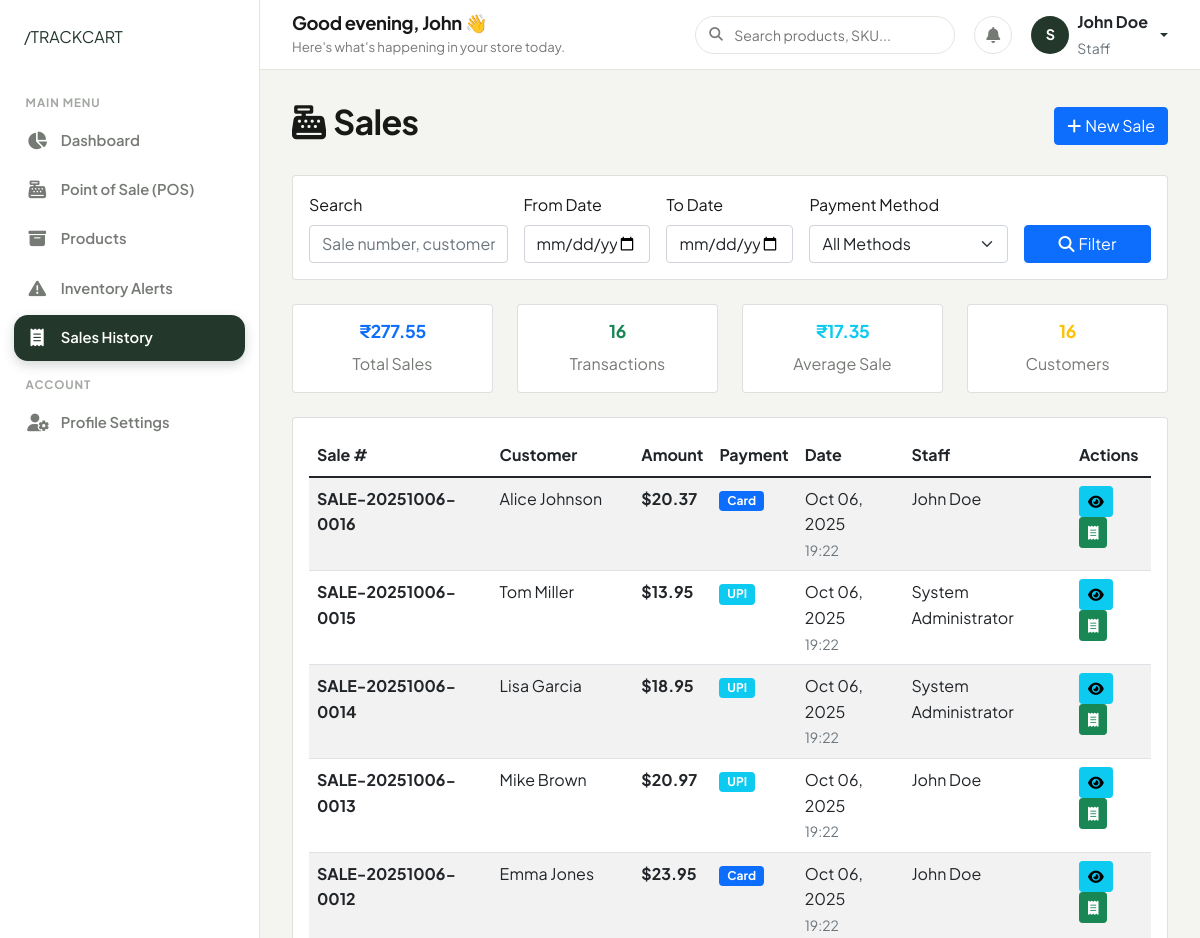
/sales/ (signed in, upper part), run on an earlier commit of the app's database.
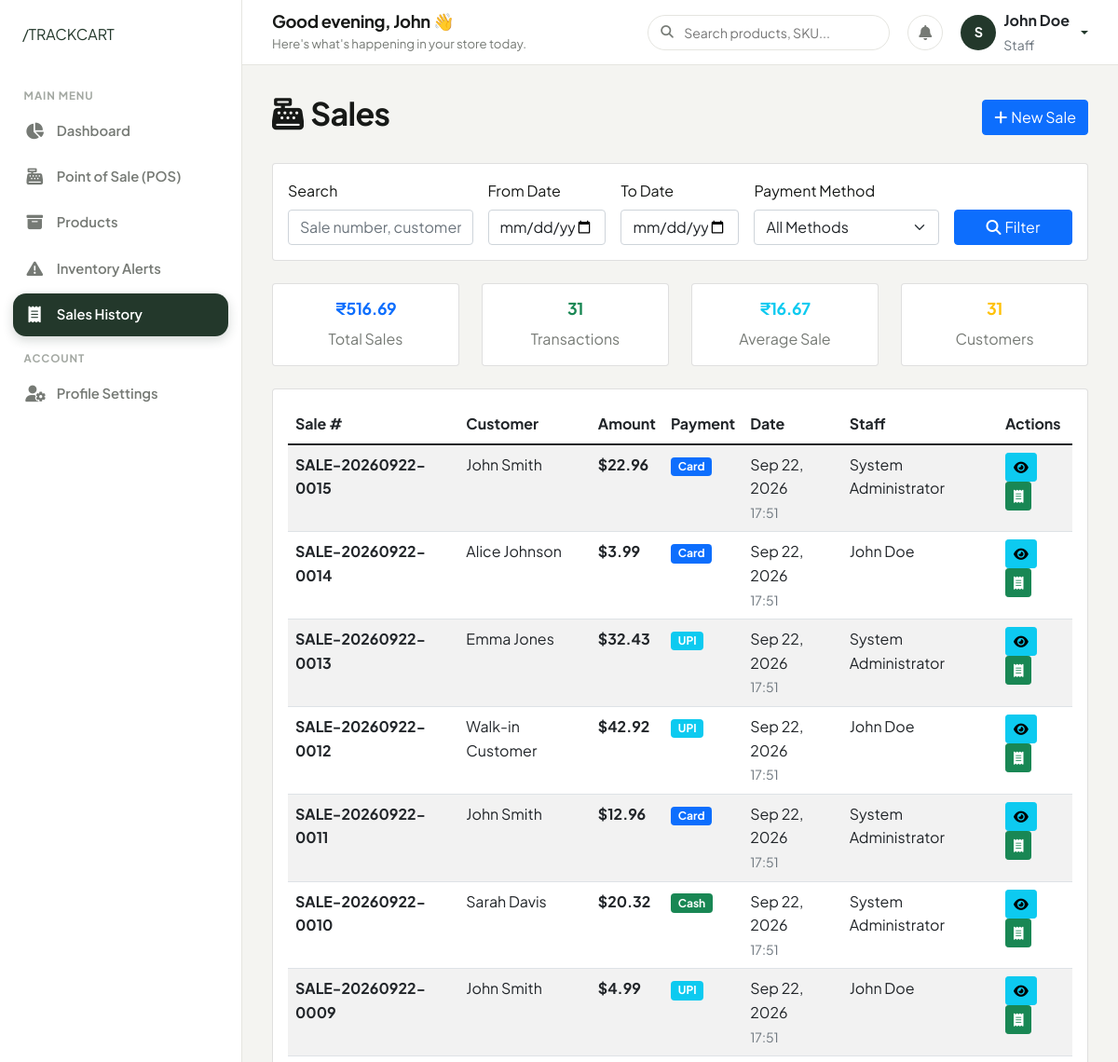
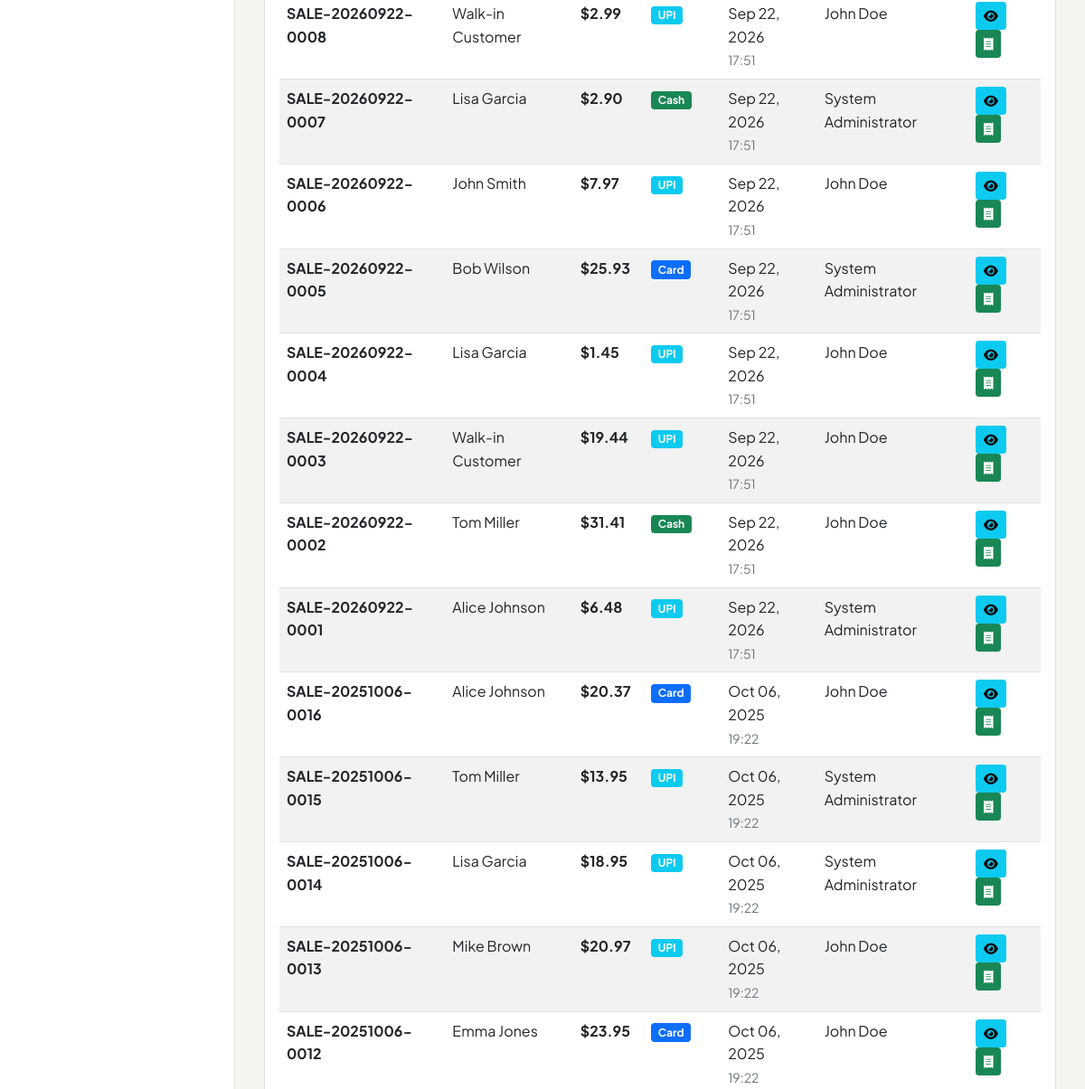
And on a later commit of the database (2 pictures, top to bottom).
### sales/models.py (models this page shows, shortened)
class Sale(models.Model):
    PAYMENT_METHODS = [
        ('cash', 'Cash'),
        ('card', 'Card'),
        ('upi', 'UPI'),
        ('credit', 'Credit'),
    ]
    sale_number = models.CharField(max_length=50, unique=True, editable=False)
    customer_name = models.CharField(max_length=200, blank=True, null=True)
    customer_phone = models.CharField(max_length=15, blank=True, null=True)
    customer_email = models.EmailField(blank=True, null=True)
    total_amount = models.DecimalField(max_digits=10, decimal_places=2, default=0)
    discount_amount = models.DecimalField(max_digits=10, decimal_places=2, default=0, validators=[MinValueValidator(Decimal('0'))])
    tax_amount = models.DecimalField(max_digits=10, decimal_places=2, default=0, validators=[MinValueValidator(Decimal('0'))])
    payment_method = models.CharField(max_length=20, choices=PAYMENT_METHODS, default='cash')
    payment_received = models.DecimalField(max_digits=10, decimal_places=2, default=0)
    change_amount = models.DecimalField(max_digits=10, decimal_places=2, default=0)
    notes = models.TextField(blank=True, null=True)
    created_by = models.ForeignKey(User, on_delete=models.PROTECT)
    created_at = models.DateTimeField(auto_now_add=True)
    updated_at = models.DateTimeField(auto_now=True)
    class Meta:
        ordering = ['-created_at']

### sales/views.py (the view)
# urls.py: path('', views.sale_list, name='sale_list'),
@login_required
def sale_list(request):
    search_query = request.GET.get('search', '')
    date_from = request.GET.get('date_from', '')
    date_to = request.GET.get('date_to', '')
    payment_method = request.GET.get('payment_method', '')
    sales = Sale.objects.all().select_related('created_by')
    if search_query:
        sales = sales.filter(
            Q(sale_number__icontains=search_query) |
            Q(customer_name__icontains=search_query) |
            Q(customer_phone__icontains=search_query)
        )
    if date_from:
        sales = sales.filter(created_at__date__gte=date_from)
    if date_to:
        sales = sales.filter(created_at__date__lte=date_to)
    if payment_method:
        sales = sales.filter(payment_method=payment_method)
    sales = sales[:100]  # Limit to 100 for performance
    total_sales = sales.aggregate(total=Sum('total_amount'))['total'] or 0
    sales_count = sales.count()
    avg_sale = total_sales / sales_count if sales_count > 0 else 0
    context = {
        'sales': sales,
        'total_sales': total_sales,
        'avg_sale': avg_sale,
        'sales_count': sales_count,
        'search_query': search_query,
        'date_from': date_from,
        'date_to': date_to,
        'payment_method': payment_method,
        'payment_methods': Sale.PAYMENT_METHODS,
    }
    return render(request, 'sales/sale_list.html', context)

### authentication/models.py (called while the page is built)
    @property
    def is_admin(self):
        return self.role == 'admin'

### templates/sales/sale_list.html (shortened to what the changed rows need)
{% extends 'base.html' %}
{% block content %}
<div class="d-flex justify-content-between align-items-center mb-4">
    <h2><i class="fas fa-cash-register me-2"></i>Sales</h2>
</div>
{% if sales %}
<div class="row mb-4">
    <div class="col-md-3">
        <div class="card text-center">
            <div class="card-body">
                <h5 class="card-title text-primary">₹{{ total_sales|floatformat:2 }}</h5>
                <p class="card-text">Total Sales</p>
            </div>
        </div>
    </div>
    <div class="col-md-3">
        <div class="card text-center">
            <div class="card-body">
                <h5 class="card-title text-success">{{ sales_count }}</h5>
                <p class="card-text">Transactions</p>
            </div>
        </div>
    </div>
    <div class="col-md-3">
        <div class="card text-center">
            <div class="card-body">
                <h5 class="card-title text-info">₹{{ avg_sale|floatformat:2 }}</h5>
                <p class="card-text">Average Sale</p>
            </div>
        </div>
    </div>
    <div class="col-md-3">
        <div class="card text-center">
            <div class="card-body">
                <h5 class="card-title text-warning">{{ sales_count }}</h5>
                <p class="card-text">Customers</p>
            </div>
        </div>
    </div>
</div>
{% endif %}
<div class="card">
    <div class="card-body">
        <div class="table-responsive">
            <table class="table table-striped" id="salesTable">
                <thead>
                    <tr>
                        <th>Sale #</th>
                        <th>Customer</th>
                        <th>Amount</th>
                        <th>Payment</th>
                        <th>Date</th>
                        <th>Staff</th>
                        <th>Actions</th>
                    </tr>
                </thead>
                <tbody>
                    {% for sale in sales %}
                    <tr>
                        <td>
                            <strong>{{ sale.sale_number }}</strong>
                        </td>
                        <td>
                            {{ sale.customer_name|default:"Walk-in Customer" }}<br>
                        </td>
                        <td>
                            <strong>${{ sale.total_amount }}</strong>
                        </td>
                        <td>
                            <span class="badge bg-{% if sale.payment_method == 'cash' %}success{% elif sale.payment_method == 'card' %}primary{% elif sale.payment_method == 'upi' %}info{% else %}warning{% endif %}">
                                {{ sale.get_payment_method_display }}
                            </span>
                        </td>
                        <td>
                            {{ sale.created_at|date:"M d, Y" }}<br>
                            <small class="text-muted">{{ sale.created_at|time:"H:i" }}</small>
                        </td>
                        <td>{{ sale.created_by.get_full_name|default:sale.created_by.username }}</td>
                        <td>
                            <a href="{% url 'sales:sale_detail' sale.id %}" class="btn btn-sm btn-info">
                                <i class="fas fa-eye"></i>
                            </a>
                            <a href="{% url 'sales:sale_receipt' sale.id %}" class="btn btn-sm btn-success" target="_blank">
                                <i class="fas fa-receipt"></i>
                            </a>
                        </td>
                    </tr>
                    {% empty %}
                    <tr>
                        <td colspan="7" class="text-center text-muted">No sales found</td>
                    </tr>
                    {% endfor %}
                </tbody>
            </table>
        </div>
    </div>
</div>
{% endblock %}

What changed in the data, as far as the page shows it:
added Sale: sale_number "SALE-20260922-0015", customer_name "John Smith", total_amount "22.96", payment_method "Card", created_at "Sep 22, 2026", created_at "17:51", created_by.get_full_name "System Administrator"
added Sale: sale_number "SALE-20260922-0014", customer_name "Alice Johnson", total_amount "3.99", payment_method "Card", created_at "Sep 22, 2026", created_at "17:51", created_by.get_full_name "John Doe"
added Sale: sale_number "SALE-20260922-0013", customer_name "Emma Jones", total_amount "32.43", payment_method "UPI", created_at "Sep 22, 2026", created_at "17:51", created_by.get_full_name "System Administrator"
added Sale: sale_number "SALE-20260922-0012", customer_name "Walk-in Customer", total_amount "42.92", payment_method "UPI", created_at "Sep 22, 2026", created_at "17:51", created_by.get_full_name "John Doe"
added Sale: sale_number "SALE-20260922-0011", customer_name "John Smith", total_amount "12.96", payment_method "Card", created_at "Sep 22, 2026", created_at "17:51", created_by.get_full_name "System Administrator"
added Sale: sale_number "SALE-20260922-0010", customer_name "Sarah Davis", total_amount "20.32", payment_method "Cash", created_at "Sep 22, 2026", created_at "17:51", created_by.get_full_name "System Administrator"
added Sale: sale_number "SALE-20260922-0009", customer_name "John Smith", total_amount "4.99", payment_method "UPI", created_at "Sep 22, 2026", created_at "17:51", created_by.get_full_name "John Doe"
added Sale: sale_number "SALE-20260922-0008", customer_name "Walk-in Customer", total_amount "2.99", payment_method "UPI", created_at "Sep 22, 2026", created_at "17:51", created_by.get_full_name "John Doe"
added Sale: sale_number "SALE-20260922-0007", customer_name "Lisa Garcia", total_amount "2.90", payment_method "Cash", created_at "Sep 22, 2026", created_at "17:51", created_by.get_full_name "System Administrator"
added Sale: sale_number "SALE-20260922-0006", customer_name "John Smith", total_amount "7.97", payment_method "UPI", created_at "Sep 22, 2026", created_at "17:51", created_by.get_full_name "John Doe"
added Sale: sale_number "SALE-20260922-0005", customer_name "Bob Wilson", total_amount "25.93", payment_method "Card", created_at "Sep 22, 2026", created_at "17:51", created_by.get_full_name "System Administrator"
added Sale: sale_number "SALE-20260922-0004", customer_name "Lisa Garcia", total_amount "1.45", payment_method "UPI", created_at "Sep 22, 2026", created_at "17:51", created_by.get_full_name "John Doe"
added Sale: sale_number "SALE-20260922-0003", customer_name "Walk-in Customer", total_amount "19.44", payment_method "UPI", created_at "Sep 22, 2026", created_at "17:51", created_by.get_full_name "John Doe"
added Sale: sale_number "SALE-20260922-0002", customer_name "Tom Miller", total_amount "31.41", payment_method "Cash", created_at "Sep 22, 2026", created_at "17:51", created_by.get_full_name "John Doe"
added Sale: sale_number "SALE-20260922-0001", customer_name "Alice Johnson", total_amount "6.48", payment_method "UPI", created_at "Sep 22, 2026", created_at "17:51", created_by.get_full_name "System Administrator"
Also different on the page:
{{ total_sales|floatformat:2 }}: "277.55" → "516.69"
{{ sales_count }}: "16" → "31"
{{ avg_sale|floatformat:2 }}: "17.35" → "16.67"
